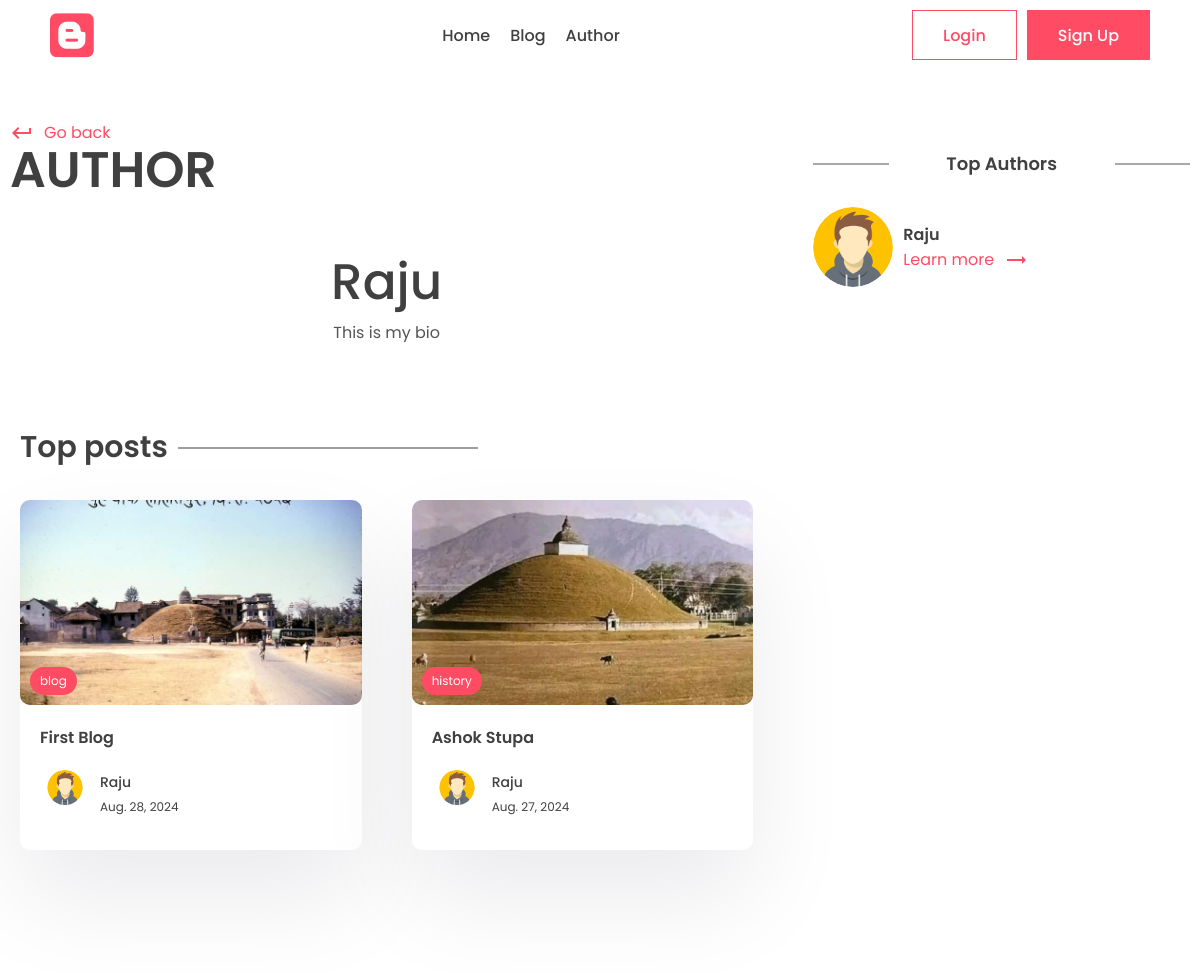
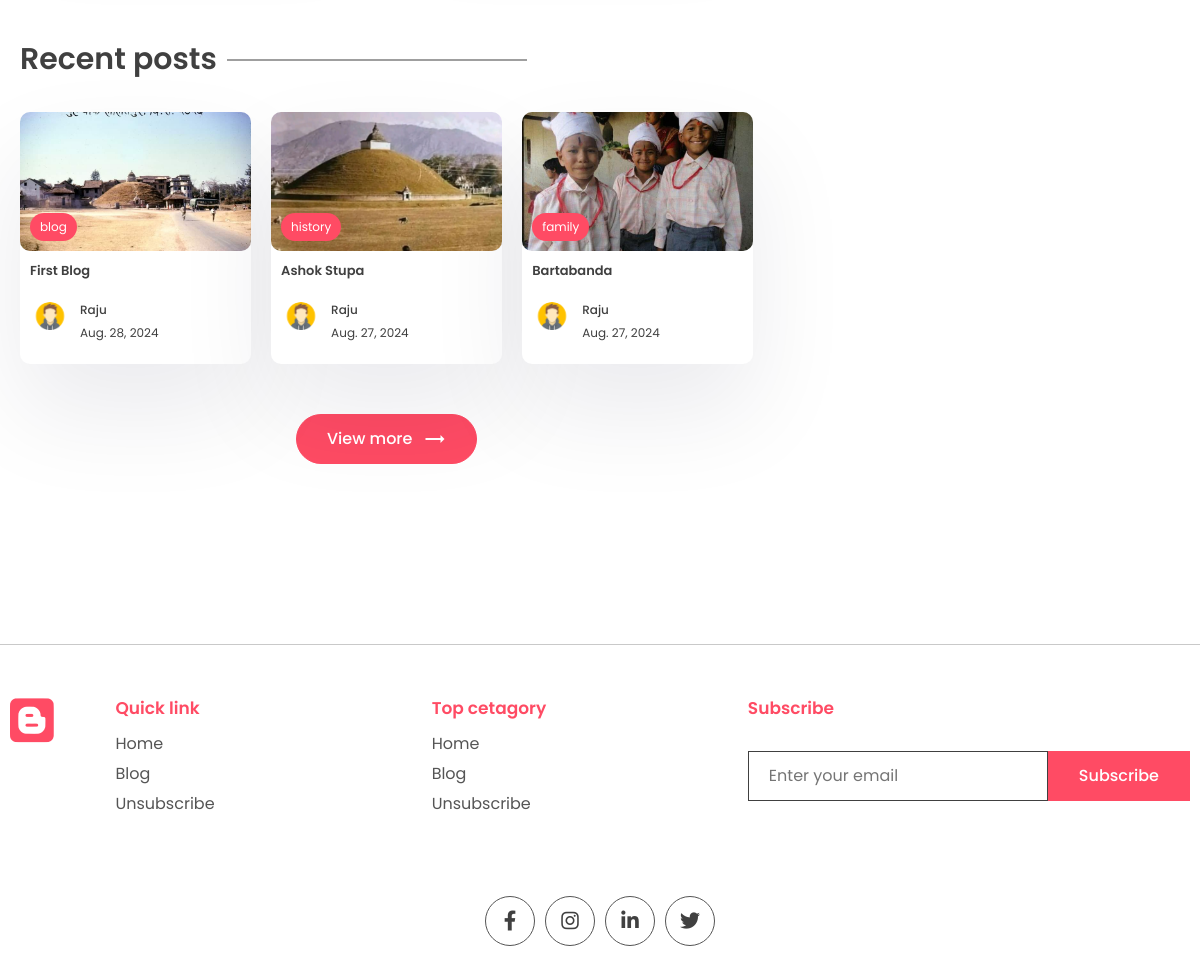
The app's page /author/raju with its own data (2 pictures, top to bottom).
### app/models.py (models this page shows, shortened)
class Profile(models.Model):
    user = models.OneToOneField(User, on_delete=models.CASCADE)
    profile_image = models.ImageField(null=True, blank=True, upload_to="images/")
    slug = models.SlugField(max_length=200, unique=True)
    bio = models.CharField(max_length=200)

class Post(models.Model):
    title = models.CharField(max_length=200)
    content = models.TextField()
    last_updated = models.DateTimeField(auto_now=True)
    slug = models.SlugField(max_length=200, unique=True)
    image = models.ImageField(null=True, blank=True, upload_to="images/")
    tags = models.ManyToManyField(Tag, blank=True, related_name='post')
    view_count = models.IntegerField(null=True, blank=True)
    author = models.ForeignKey(User, on_delete=models.CASCADE, null=True, blank=True)

class Tag(models.Model):
    name = models.CharField(max_length=100)
    description = models.CharField(max_length=100)
    slug = models.SlugField(max_length=100, unique=True)

### app/views.py (the view)
# urls.py: path('author/<slug:slug>', views.author_page, name='author_page'),
def author_page(request, slug):
    profile = Profile.objects.get(slug=slug)
    top_posts = Post.objects.filter(author = profile.user).order_by('-view_count')[0:2]
    recent_posts = Post.objects.filter(author = profile.user).order_by('-last_updated')[0:3]
    top_authors = User.objects.annotate(number = Count('post')).order_by('number')
    context = {'profile':profile, 'top_posts':top_posts, 'recent_posts':recent_posts, 'top_authors':top_authors}
    return render(request, 'app/author.html', context)

### app/templates/app/author.html (shortened to what this page needs)
{% extends "base.html" %}
{% block content %}
<div class="container">
  <div class="layout">
    <div class="left">
      <div class="page-top">
        <div class="top flex">
          <div class="page-name">
            <a href="#" class="learn">
              <span class="material-icons"> keyboard_return </span> Go
              back
            </a>
            <h1>Author</h1>
          </div>
        </div>
      </div>
      <center>
        <div class="typo">
          <h1 class="title">{{profile.user.first_name}}</h1>
          <p>
            {{profile.bio}}
          </p>
        </div>
      </center>
      <section class="sp">
        <div class="container">
          <h1 class="sec-title">Top posts</h1>
          <div class="grid-2 blog">
            {% for post in top_posts %}
            <a href="{% url "post_page" post.slug %}">
              <div class="card">
                <div class="post-img">
                  <img src="{{post.image.url}}" alt="" />
                  <div class="tag">{{post.tags.all.0.name}}</div>
                </div>
                <div class="card-content">
                  <h3>
                    {{post.title}}
                  </h3>
                  <div class="author">
                    <div class="profile-pic">
                      <img src="{{post.author.profile.profile_image.url}}" alt="" />
                    </div>
                    <div class="details">
                      <p>{{post.author.first_name}}</p>
                      <small>{{post.last_updated|date}}</small>
                    </div>
                  </div>
                </div>
              </div>
            </a>
             {% empty %}
             <p>Nothing to show here</p>
            {% endfor %}
          </div>
        </div>
      </section>
      <section class="sp">
        <div class="container">
          <h1 class="sec-title">Recent posts</h1>
          <div class="grid-3 blog-grid">
            {% for post in recent_posts %}
            <a href="{% url "post_page" post.slug %}">
                <div class="card">
                  <div class="post-img">
                    <img src="{{post.image.url}}" alt="" />
                    <div class="tag">{{post.tags.all.0.name}}</div>
                  </div>
                  <div class="card-content">
                    <h3>
                      {{post.title}}
                    </h3>
                    <div class="author">
                      <div class="profile-pic">
                        <img src=".{{post.author.profile.profile_image.url}}" alt="" />
                      </div>
                      <div class="details">
                        <p>{{post.author.first_name}}</p>
                        <small>{{post.last_updated|date}}</small>
                      </div>
                    </div>
                  </div>
                </div>
              </a>
            {% empty %}
            <p>Nothing to show here</p>
            {% endfor %}
          </div>
          <center>
            <button class="btn btn-primary rounded view">
              View more
              <span class="material-icons"> trending_flat </span>
            </button>
          </center>
        </div>
      </section>
    </div>
    <div class="right">
      <div class="block">
        <h2 class="title2">Top Authors</h2>
        {% for author in top_authors %}
        <div class="recent-post other-author">
          <div class="rounded-img">
            <img src="{{author.profile.profile_image.url}}" alt="" />
          </div>
          <div class="recent-content">
            <h3>
              {{author.first_name}}
            </h3>
            <a class="learn" href="{% url "author_page" author.profile.slug %}"
              >Learn more
              <span class="material-icons"> trending_flat </span></a
            >
          </div>
        </div>
        {% empty %}
             <p>Nothing to show here</p>
        {% endfor %}
      </div>
    </div>
  </div>
</div>
{% endblock content %}

### app/static/app/style.css (style rules this page uses)
* { margin: 0; padding: 0; box-sizing: border-box; text-decoration: none; border: none; outline: none; list-style: none; font-family: "Poppins", sans-serif; color: var(--black); }
:root { --red: #ff4b64; --black: #404040; --des: #555555; --shadow: #ffffff1a 0px 1px 1px 0px inset, #32325d40 0px 50px 100px -20px, #0000004d 0px 30px 60px -30px; --shadow2: rgba(17, 12, 46, 0.084) 0px 48px 100px 0px; }
html { font-size: 62.5%; }
[class*="grid"] { display: grid; }
img { width: 100%; }
.container { max-width: 1220px; margin: auto; padding: 0 10px; }
p, a { font-size: 1.6rem; color: var(--des); }
.btn { cursor: pointer; height: 5rem; padding: 0 3rem; font-size: 1.6rem; font-weight: 500; border: 1px solid var(--red); display: flex; align-items: center; justify-content: center; gap: 1rem; }
.btn span { color: white; }
.btn-primary { background: var(--red); color: white; }
.rounded { border-radius: 5rem; }
.typo { width: 50%; margin-top: 5rem; }
.title { font-size: 5rem; font-weight: 500; }
.sp { padding: 8rem 0; }
.grid-2 { grid-template-columns: 1.3fr 1fr; align-items: center; }
.post-img { height: 40rem; width: 100%; overflow: hidden; border-radius: 1rem; }
.post-img img { height: 100%; object-fit: cover; object-position: center; }
.learn { display: flex; align-items: center; gap: 1rem; color: var(--red); margin-top: 2rem; }
.learn span { color: #ff4b64; }
.sec-title { font-size: 3rem; font-weight: 600; position: relative; width: fit-content; margin-bottom: 3rem; }
.sec-title::after { content: ""; position: absolute; right: -31rem; height: 1px; width: 30rem; background: var(--black); top: 50%; transform: translateY(-50%); }
.grid-3 { grid-template-columns: repeat(3, 1fr); gap: 5rem; }
.card { background: white; box-shadow: var(--shadow2); border-radius: 1rem; cursor: pointer; transition: 0.3s; }
.post-img { position: relative; }
.tag { position: absolute; bottom: 1rem; left: 1rem; background: var(--red); color: white; border-radius: 5rem; padding: 0.5rem 1rem; font-size: 1.2rem; }
.card-content { padding: 2rem; padding-bottom: 3rem; }
.card h3 { font-size: 1.6rem; font-weight: 600; }
.card .post-img { width: 100%; height: unset; aspect-ratio: 1/0.6; }
.author { display: flex; align-items: center; gap: 1rem; margin-top: 2rem; }
.profile-pic { width: 5rem; aspect-ratio: 1/1; border-radius: 50%; overflow: hidden; }
.author p { color: var(--black); font-weight: 500; font-size: 1.4rem; }
.author small { color: var(--black); font-size: 1.2rem; }
.view { margin-top: 5rem; }
.layout { display: flex; gap: 5rem; }
.left { width: 100%; height: 100%; }
.right { position: sticky; top: 70px; height: 100%; width: 50%; }
.page-name h1 { font-size: 5rem; text-transform: uppercase; font-weight: 600; line-height: 5rem; }
.flex { display: flex; align-items: flex-end; justify-content: space-between; }
.left .typo { width: 100%; }
.blog { grid-template-columns: 1fr 1fr; gap: 5rem; }
.title2 { position: relative; font-size: 1.8rem; text-align: center; font-weight: 600; margin-bottom: 3rem; }
.title2::before { content: ""; position: absolute; height: 1px; width: 20%; background: var(--des); left: 0; top: 50%; transform: translateY(-50%); }
.title2::after { content: ""; position: absolute; height: 1px; width: 20%; background: var(--des); right: 0; top: 50%; transform: translateY(-50%); }
.blog-grid { gap: 2rem; }
.blog-grid .card-content { padding: 1rem; padding-bottom: 2rem; }
.blog-grid .card h3 { font-size: 1.3rem; font-weight: 600; }
.blog-grid .profile-pic { width: 4rem; }
.blog-grid .author p { font-size: 1.2rem; }
.block { margin-top: 5rem; }
.rounded-img { width: 8rem; aspect-ratio: 1/1; overflow: hidden; border-radius: 50%; }
.rounded-img img { width: 100%; height: 100%; object-fit: cover; object-position: center; }
.recent-post { display: grid; align-items: center; gap: 1rem; margin-top: 3rem; grid-template-columns: auto 1fr; }
.recent-post .learn { margin-top: 0rem; }
.recent-post h3 { font-size: 1.6rem; font-weight: 600; }

### records on screen
Profile: user.first_name "Raju", bio "This is my bio"
Post: image (picture), tags.all.0.name "blog", title "First Blog", author.profile.profile_image (picture), author.first_name "Raju", last_updated "Aug. 28, 2024"
Post: image (picture), tags.all.0.name "history", title "Ashok Stupa", author.profile.profile_image (picture), author.first_name "Raju", last_updated "Aug. 27, 2024"
Post: image (picture), tags.all.0.name "family", title "Bartabanda", author.profile.profile_image (picture), author.first_name "Raju", last_updated "Aug. 27, 2024"

### other values on screen
{{ author.first_name }} "Raju"
